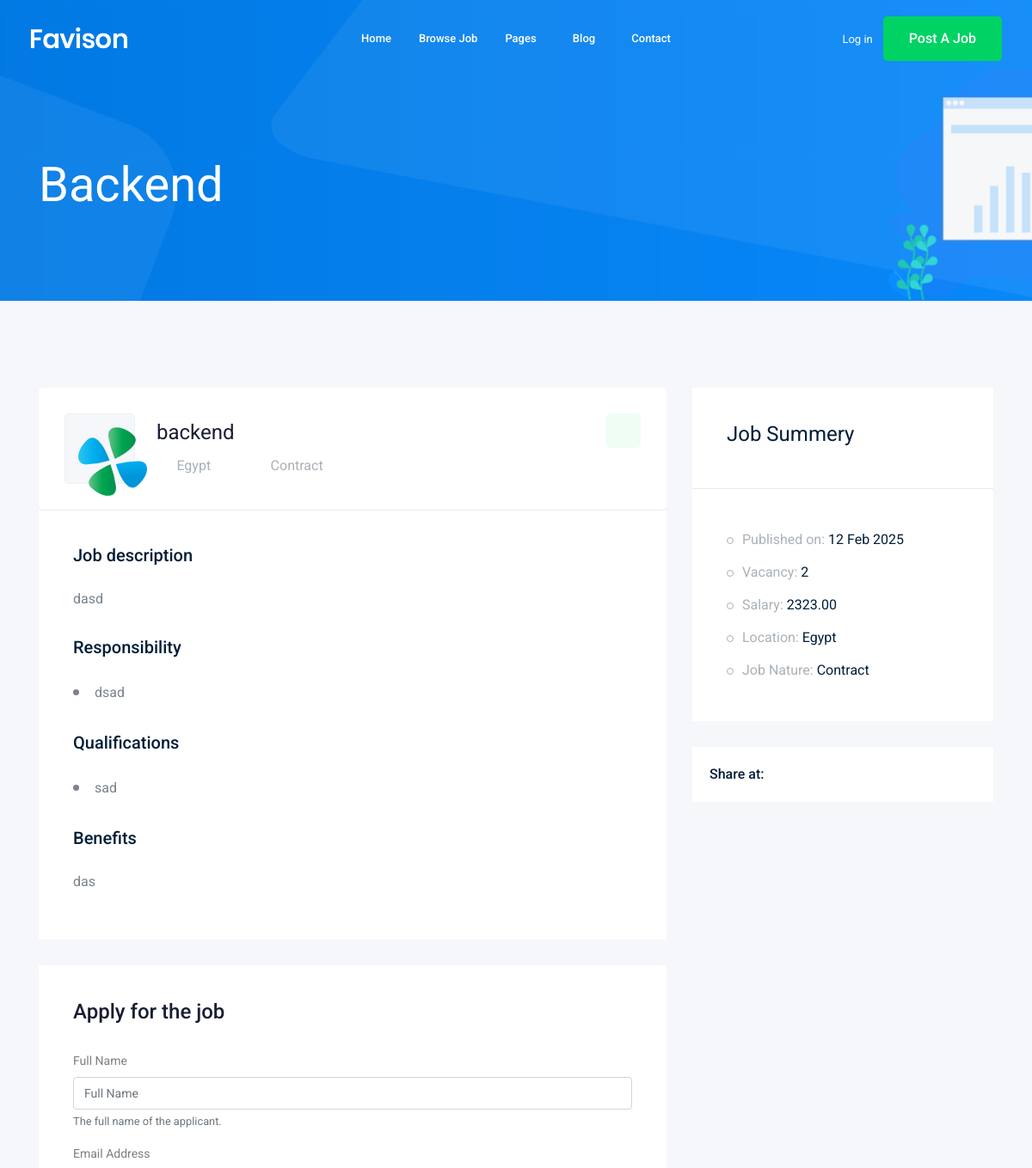
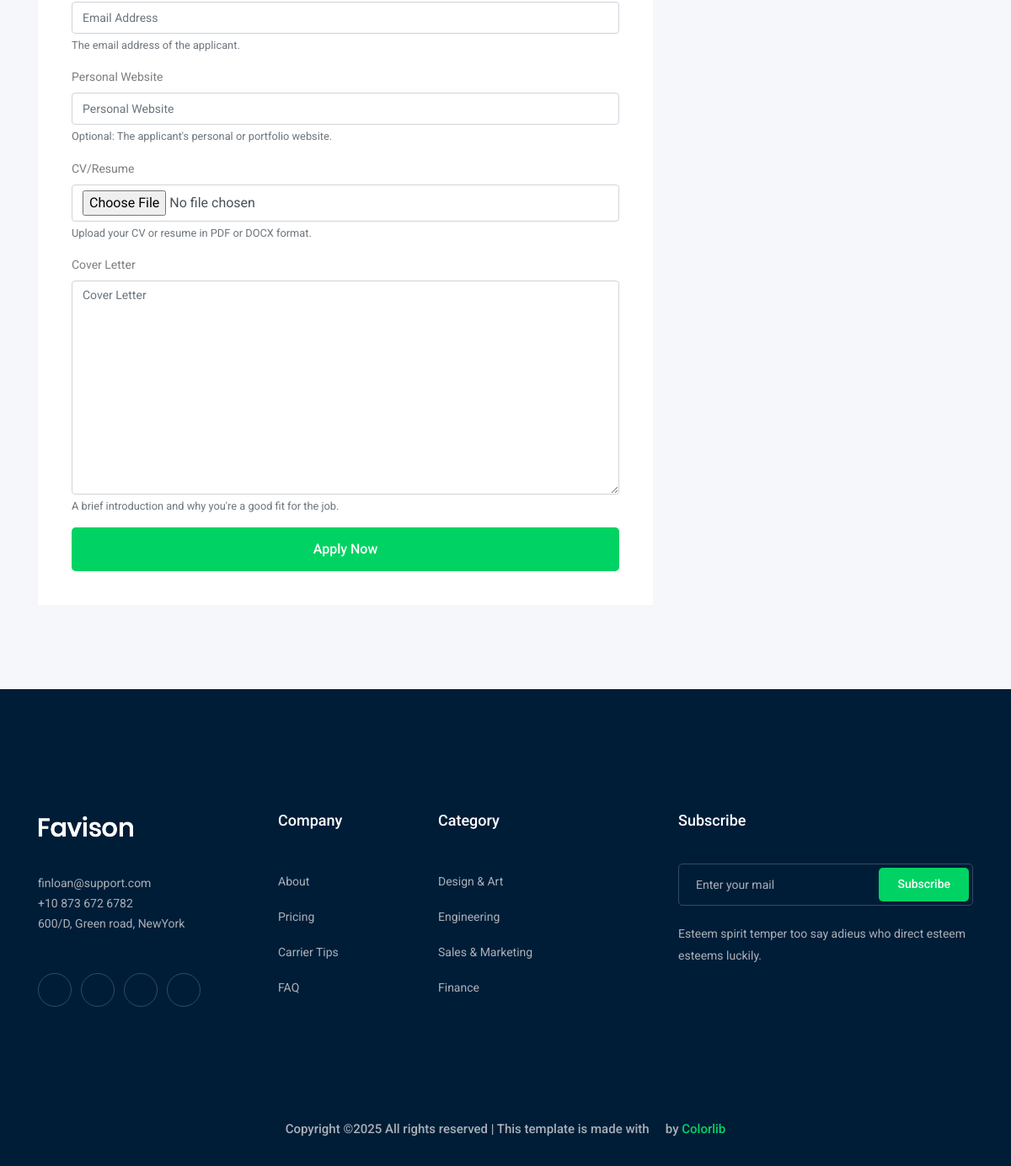
Screenshot of /jobs/backend/ with the database file from the repository (2 pictures, top to bottom).
### job/models.py (models this page shows, shortened)
class Job(models.Model):
    owner = models.ForeignKey(User, related_name='job_owner', on_delete=models.CASCADE)
    title = models.CharField(max_length=200, db_index=True, help_text="Enter the job title")
    description = models.TextField(help_text="Provide a detailed description of the job")
    job_type = models.CharField(
        max_length=20,
        choices=JOB_TYPE_CHOICES,
        default='Full-Time',
        help_text="Select the type of job"
    )
    image = models.ImageField(upload_to=upload_to, blank=True, null=True, help_text="Upload a relevant image")
    location = models.CharField(max_length=200, db_index=True, help_text="Enter the job location")
    vacancy = models.PositiveIntegerField(default=1, help_text="Enter the number of vacancies")
    salary = models.DecimalField(
        max_digits=10,
        decimal_places=2,
        blank=True,
        null=True,
        help_text="Enter the salary range (optional)"
    )
    responsibilities = models.TextField(help_text="List the job responsibilities")
    qualifications = models.TextField(help_text="List the required qualifications")
    benefits = models.TextField(help_text="List the job benefits")
    published_at = models.DateTimeField(auto_now_add=True)
    category = models.ForeignKey('Category',on_delete=models.CASCADE)
    experience = models.CharField(max_length=200, help_text="Enter the required experience level")
    gender = models.CharField(
        max_length=10,
        choices=GENDER_CHOICES,
        default='Any',
        help_text="Select the preferred gender (if applicable)"
    )
    slug = models.SlugField(unique=True, blank=True, help_text="Auto-generated slug for URLs")
    application_deadline = models.DateTimeField(blank=True, null=True, help_text="Set the application deadline")
    status = models.CharField(
        max_length=10,
        choices=STATUS_CHOICES,
        default='Draft',
        help_text="Select the job status"
    )
    def __str__(self):
        return f"{self.title}"

### job/views.py (the view, shortened to what this page needs)
# urls.py: path('<str:slug>/', views.job_detail, name='job_detail'),  # URL for the job detail view
def job_detail(request, slug):
    job_detail = get_object_or_404(Job, slug=slug)
    form = ApplyForm()
    context = {'job_detail': job_detail, 'form': form}
    return render(request, 'job/job_detail.html', context)

### job/forms.py
class ApplyForm(forms.ModelForm):
    class Meta:
        model=Apply
        fields=['name','email','website','cv','cover_letter']

### job/templates/job/job_detail.html (shortened to what this page needs)
{% extends 'base.html' %}
{% load static  %}
{% load bootstrap4 %}
    {% block body %}
    <div class="bradcam_area bradcam_bg_1">
        <div class="container">
            <div class="row">
                <div class="col-xl-12">
                    <div class="bradcam_text">
                        <h3 class="wow fadeInLeft" data-wow-duration="1s">{{job_detail}}</h3>
                    </div>
                </div>
            </div>
        </div>
    </div>
    <div class="job_details_area">
        <div class="container">
            <div class="row">
                <div class="col-lg-8">
                    <div class="job_details_header">
                        <div class="single_jobs white-bg d-flex justify-content-between">
                            <div class="jobs_left d-flex align-items-center">
                                <div class="thumb">
                                    {% if job_list.image %}
                                    <img style="height: 80px; width: 80px;" src="{{ job_list.image.url }}" alt="">
                                {% else %}
                                    <img style="height: 80px; width: 80px;" src="{% static 'img/svg_icon/1.svg' %}" alt="">
                                {% endif %}
                                </div>
                                <div class="jobs_conetent">
                                    <a href="#"><h4>{{job_detail.title}}</h4></a>
                                    <div class="links_locat d-flex align-items-center">
                                        <div class="location">
                                            <p> <i class="fa fa-map-marker"></i> {{job_detail.location}}</p>
                                        </div>
                                        <div class="location">
                                            <p> <i class="fa fa-clock-o"></i>{{job_detail.job_type}}</p>
                                        </div>
                                    </div>
                                </div>
                            </div>
                            <div class="jobs_right">
                                <div class="apply_now">
                                    <a class="heart_mark" href="#"> <i class="ti-heart"></i> </a>
                                </div>
                            </div>
                        </div>
                    </div>
                    <div class="descript_wrap white-bg">
                        <div class="single_wrap">
                            <h4>Job description</h4>
                            <p>{{job_detail.description}}</p>
                        </div>
                        <div class="single_wrap">
                            <h4>Responsibility</h4>
                            <ul>
                                <li>{{job_detail.responsibilities}}</li>
                            </ul>
                        </div>
                        <div class="single_wrap">
                            <h4>Qualifications</h4>
                            <ul>
                                <li>{{job_detail.qualifications}}</li>
                            </ul>
                        </div>
                        <div class="single_wrap">
                            <h4>Benefits</h4>
                            <p>{{job_detail.benefits}}</p>
                        </div>
                    </div>
                    <div class="apply_job_form white-bg">
                        <h4>Apply for the job</h4>
                        <form method="POST" enctype="multipart/form-data">
                            {% bootstrap_form form %}
                          {% buttons %}
                          <button class="boxed-btn3 w-100" type="submit"> Apply Now</button>
                          {% endbuttons %}
                        </form>
                    </div>
                </div>
                <div class="col-lg-4">
                    <div class="job_sumary">
                        <div class="summery_header">
                            <h3>Job Summery</h3>
                        </div>
                        <div class="job_content">
                            <ul>
                                <li>Published on: <span>{{job_detail.published_at|date:'d M o'}}</span></li>
                                <li>Vacancy: <span>{{job_detail.vacancy}}</span></li>
                                <li>Salary: <span>{{job_detail.salary}}</span></li>
                                <li>Location: <span>{{job_detail.location}}</span></li>
                                <li>Job Nature: <span> {{job_detail.job_type}}</span></li>
                            </ul>
                        </div>
                    </div>
                    <div class="share_wrap d-flex">
                        <span>Share at:</span>
                        <ul>
                            <li><a href="#"> <i class="fa fa-facebook"></i></a> </li>
                            <li><a href="#"> <i class="fa fa-google-plus"></i></a> </li>
                            <li><a href="#"> <i class="fa fa-twitter"></i></a> </li>
                            <li><a href="#"> <i class="fa fa-envelope"></i></a> </li>
                        </ul>
                    </div>
                    <div class="job_location_wrap">
                        <div class="job_lok_inner">
                            <div id="map" style="height: 200px;"></div>
                          </div>
                    </div>
                </div>
            </div>
        </div>
    </div>
    {% endblock %}

### rows the page displays
Job: title "Backend", title "backend", location "Egypt", job_type "Contract", description "dasd", responsibilities "dsad", qualifications "sad", benefits "das", published_at "12 Feb 2025", vacancy "2", salary "2323.00"
